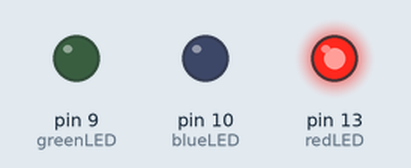
This sketch was run on a simulated Arduino Uno, built with avr-gcc and run on an emulated ATmega328P. Parts: output pins drawn as LEDs (lit = HIGH).

Above: at 0.5 s.
At 2.5 s:
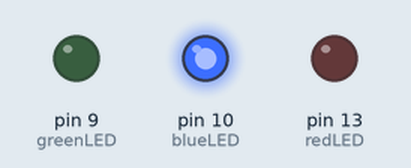
At 4.5 s:
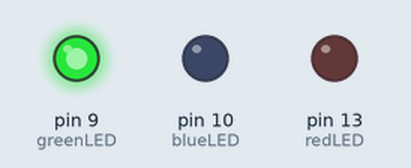
At 5.5 s:
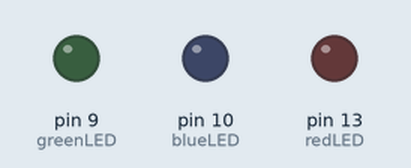
Timing chart, 0 to 7.8 s (numbered marks = the images above):
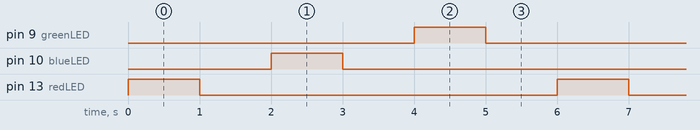

Measured:
- by itself, pin 9 (greenLED), pin 10 (blueLED), pin 13 (redLED): alternates HIGH for 1.0 s and LOW for 5.0 s
- by itself, everything shown: repeats every 6.0 s, in 6 steps

The sketch:

Lab3Code.ino
```cpp
int redLED = 13;
int blueLED = 10;
int greenLED = 9;

void setup() {
  pinMode(redLED, OUTPUT);
  pinMode(blueLED, OUTPUT);
  pinMode(greenLED, OUTPUT);
}

void loop() {
  digitalWrite(redLED, HIGH);
  delay(1000);
  digitalWrite(redLED, LOW);
  delay(1000);

  digitalWrite(blueLED, HIGH);
  delay(1000);
  digitalWrite(blueLED, LOW);
  delay(1000);

  digitalWrite(greenLED, HIGH);
  delay(1000);
  digitalWrite(greenLED, LOW);
  delay(1000);
}
```
